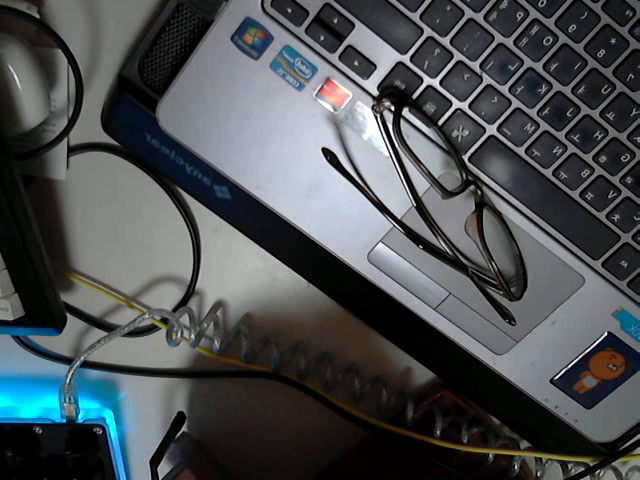
#> input picture frame 11 of OpenCV_Python_Tutorials/02. Gui Features in OpenCV/output.avi, 640 x 480 px, given in place of the camera
$ jupyter execute '02_Getting Started with Videos.ipynb'   (text cells are left out)
#> lines starting #> are read from the running program, lines starting #| are printed output that depends on the picture; pictures that were not available may be replaced by others from this repository, and a replacement may not be noted
[cell 1]
import numpy as np
import cv2 as cv
import sys

cap = cv.VideoCapture(0)
cap.set(cv.CAP_PROP_FRAME_WIDTH, 1280), cap.set(cv.CAP_PROP_FRAME_HEIGHT, 720)


# sys.exit(0)
while(True):
    ret, frame = cap.read()
#> frame is the input picture: shape (480, 640, 3); mean B, G, R 82.3, 80, 75.5
    gray       = cv.cvtColor(frame, cv.COLOR_BGR2GRAY)
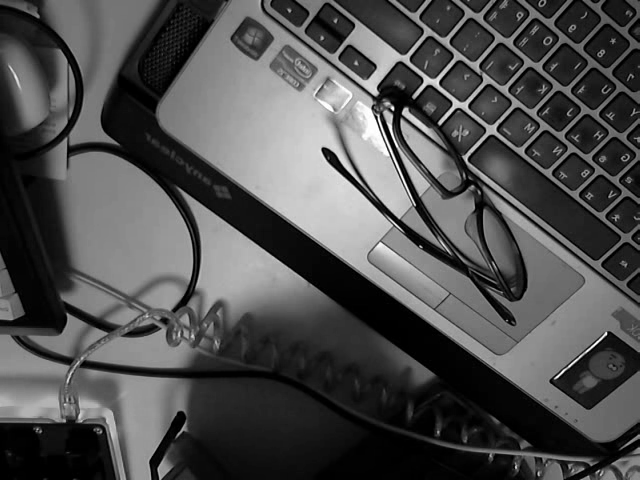
#> gray: shape (480, 640); min 0, max 255, mean 78.9

    cv.imshow('frame', gray)
    cv.imshow('ori', frame)
    if cv.waitKey(1) & 0xFF == ord('q'):
#> (key q is pressed here)
        break

cap.release()
cv.destroyAllWindows()
cv.waitKey(1)

[cell 2]
import numpy as np
import cv2 as cv

cap = cv.VideoCapture('../data/vtest.avi')

while(cap.isOpened()):
    ret, frame = cap.read()

    if not ret:
        break

    #gray = cv.cvtColor(frame, cv.COLOR_BGR2GRAY)
    gray = frame

    cv.imshow('frame', gray)
    if cv.waitKey(100) & 0xFF == ord('q'):
#> (key q is pressed here)
        break

cap.release()
cv.destroyAllWindows()
cv.waitKey(1)

[cell 3]
import numpy as np
import cv2 as cv

cap    = cv.VideoCapture(0)
fourcc = cv.VideoWriter_fourcc(*'XVID')
out    = cv.VideoWriter('output.avi', fourcc, 30, (640, 480))

while(cap.isOpened()):
      ret, frame = cap.read()

      if ret == True:
          frame = cv.flip(frame, 0)
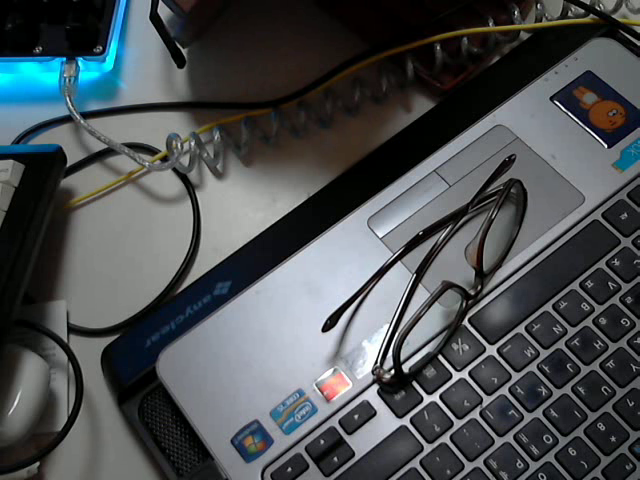
#> frame: shape (480, 640, 3); mean B, G, R 82.3, 80, 75.5

          out.write(frame)
          cv.imshow('frame', frame)

          if cv.waitKey(1) & 0xFF == ord('q'):
#> (key q is pressed here)
              break
      else:
          break

cap.release()
out.release()
cv.destroyAllWindows()
cv.waitKey(1)

$ run again, starting later in the video
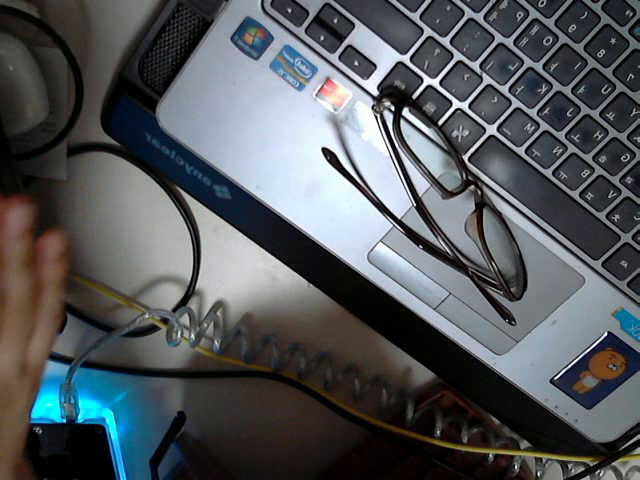
#> input picture frame 88 of OpenCV_Python_Tutorials/02. Gui Features in OpenCV/output.avi, 640 x 480 px, given in place of the camera
#> frame is the input picture: shape (480, 640, 3); mean B, G, R 90.8, 87.7, 83.6
#> `gray       = cv.cvtColor(frame, cv.COLOR_BGR2GRAY)`:
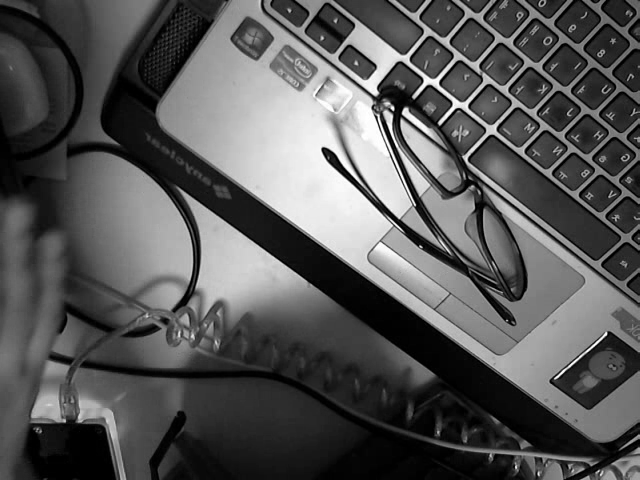
#> gray: shape (480, 640); min 0, max 255, mean 86.8
#> `frame = cv.flip(frame, 0)`:
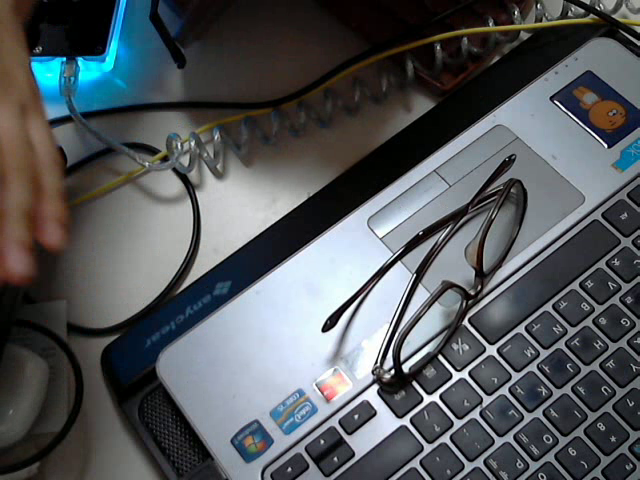
#> frame: shape (480, 640, 3); mean B, G, R 90.8, 87.7, 83.6
